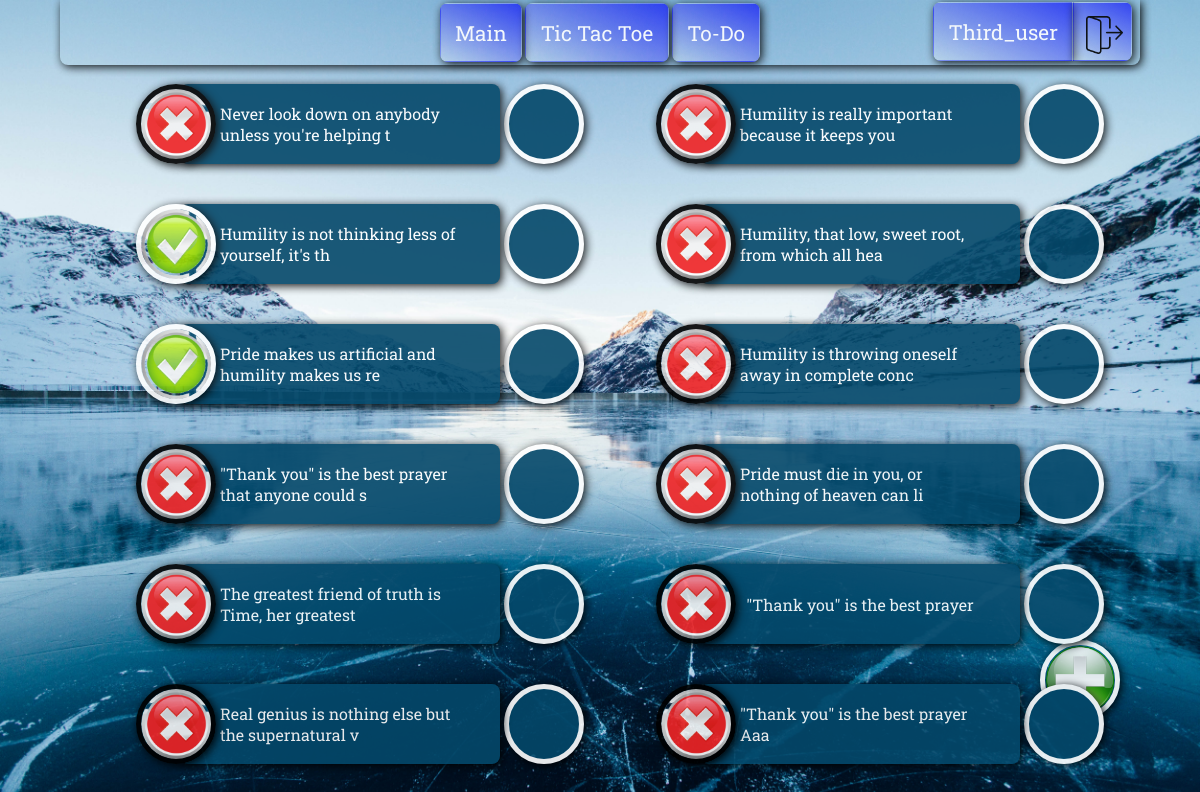
Screenshot of /to_do_list/ (signed in) with the database file from the repository.
### some_app/models.py (models this page shows, shortened)
class ToDoList(Model):
    user_id = ForeignKey(User, on_delete=CASCADE)
    to_do_message = CharField(max_length=20)
    done_or_not = ForeignKey(DoneOrNot, on_delete=CASCADE, default=1)

### some_app/views.py (the view)
# urls.py: path('to_do_list/', to_do_list, name='To-Do-List'),
@login_required(login_url="login_page")
def to_do_list(request):
    to_do_user = request.user.id
    to_do_list = ToDoList.objects.filter(user_id=to_do_user)
    done_or_not = DoneOrNot.objects.all()
    task_done = DoneOrNot.objects.get(id=2)
    task_not_done = DoneOrNot.objects.get(id=1)
    user_instance = User.objects.get(id=to_do_user)
    context = {"to_do_list" : to_do_list, "done_or_not": done_or_not}
    if request.method == "POST":
        if "id_to_delete" in request.POST.dict():
            id_to_delete = request.POST.dict()["id_to_delete"]
            ToDoList.objects.filter(id=id_to_delete).delete()
            return render(request, "some_app/to_do_list.html", context)
        elif "done_or_not" in request.POST.dict():
            datastream = request.POST.dict()["done_or_not"]
            current_value = ToDoList.objects.get(id=datastream)
            if current_value.done_or_not == task_done:
                ToDoList.objects.filter(id=datastream).update(done_or_not=task_not_done)
                print(f"Task {datastream}, ({current_value.to_do_message}) updated to Not Done!")
            elif current_value.done_or_not == task_not_done:
                ToDoList.objects.filter(id=datastream).update(done_or_not=task_done)
                print(f"Task {datastream}, ({current_value.to_do_message}) updated to Done!")
            return render(request, "some_app/to_do_list.html", context)
        elif "add-todo" in request.POST.dict():
            content = request.POST.dict()["content"]
            try:
                db_connection = ToDoList(user_id=user_instance, to_do_message=content, done_or_not=task_not_done)
            except ValidationError as e:
                print("Raised error", e.message)
                error = {"ToDo-Error": e}
                context.update(error)
            print("Saving Instance")
            db_connection.save()
            return render(request, "some_app/to_do_list.html", context)
        else:
            return render(request, "some_app/to_do_list.html", context)
    else:
        return render(request, "some_app/to_do_list.html", context)

### some_app/models.py (called while the page is built)
    def __str__(self):
        return self.done_or_not

### some_app/templates/some_app/to_do_list.html (shortened to what this page needs)
{% extends "some_app/base_template.html" %}
{% load static %}
    {% block content %}
    <div class="todo-container">
    {% for todo in to_do_list %}
    <div class="todo-button">
            <form id="todoForm" action="" method="post" enctype="multipart/form-data">
            <label for={{todo.id}}>
            {% if todo.done_or_not == done_or_not.1 %}
            <span class="move-button task-done"></span>
            {% elif todo.done_or_not == done_or_not.0 %}
            <span class="move-button task-notDone"></span>
            {% endif %}
            </label>
            </form>
        <span class="todo-container__item">{{ todo.to_do_message }}</span>
        <span class="todo-container__delete">
            <form action="" method="post">
            <input type="image" class="todo-container__delete__img" alt="Delete" src="{% static 'some_app/images/delete.jpg' %}">
            </form>
        </span>
    </div>
    {% endfor %}
</div>
<div class="todo-add-activator"></div>
    {% endblock %}

### some_app/templates/some_app/base_template.html (shortened to what this page needs)
{% load static %}
<!DOCTYPE html>
<html lang="en">
  <head>
    <link rel="stylesheet" href="{% static './some_app/main.css' %}">
  </head>
  <body>
    <div class="container">
    <div class="menu">
      <a class="menu--button" href="/"><span>Main</span></a>
      <a class="menu--button" href="{% url 'tic_tac_toe' %}"><span>Tic Tac Toe</span></a>
      <a class="menu--button" href="{% url 'To-Do-List' %}"><span>To-Do</span></a>
      {% if user.is_authenticated %}
      <div class="right-corner">
        <div class="right-corner__userAccount">
          <a href="{% url 'user_accounts' %}"><span>{{user.username}}</span></a>
        </div>
        <div class="right-corner__logOut">
          <span><a href="{% url 'log_out' %}"><img src="{% static 'some_app/images/log_out.png' %}" alt="log out"></a></span>
        </div>
      </div>
      {% endif %}
    </div>
    {% block content %}
    {% endblock %}
    </div>
  </body>
</html>

### rows the page displays
ToDoList: to_do_message "Never look down on anybody unless you're helping t"
ToDoList: to_do_message "Humility is not thinking less of yourself, it's th"
ToDoList: to_do_message "Pride makes us artificial and humility makes us re"
ToDoList: to_do_message "\"Thank you\" is the best prayer that anyone could s"
ToDoList: to_do_message "The greatest friend of truth is Time, her greatest"
ToDoList: to_do_message "Real genius is nothing else but the supernatural v"
ToDoList: to_do_message "Humility is really important because it keeps you"
ToDoList: to_do_message "Humility, that low, sweet root, from which all hea"
ToDoList: to_do_message "Humility is throwing oneself away in complete conc"
ToDoList: to_do_message "Pride must die in you, or nothing of heaven can li"
ToDoList: to_do_message "\"Thank you\" is the best prayer"
ToDoList: to_do_message "\"Thank you\" is the best prayer Aaa"

### other values shown
{{ user.username }} "Third_user"
